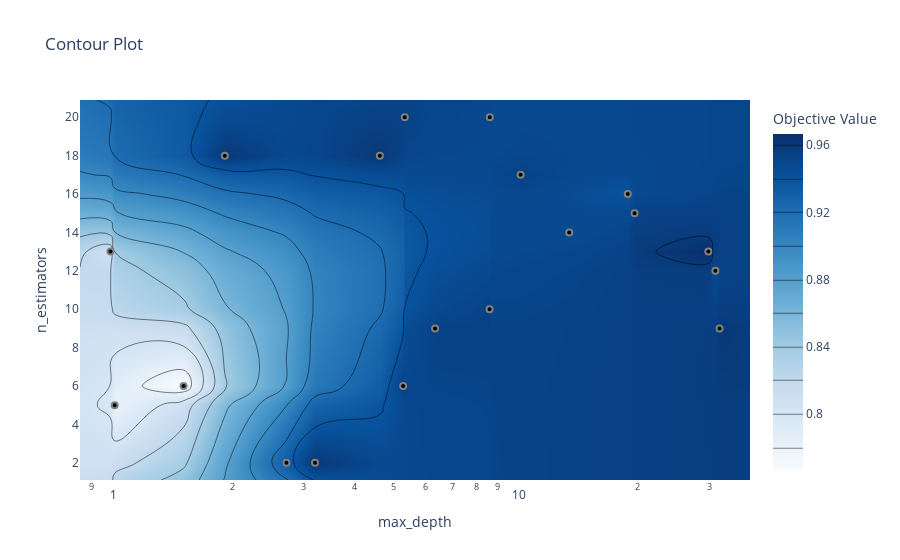

Notebook cell for this chart:
### Code cell
optuna.visualization.plot_contour(study, params=['n_estimators', 'max_depth'])

### Figure 1 — Plotly figure (JSON) as saved in the notebook; plotly's stock layout.template omitted (floating-point values rounded to 4 significant figures; data arrays with more than 128 entries replaced by an {"elided": "..."} marker saying what was removed)
{"data": [{"colorbar": {"title": {"text": "Objective Value"}}, "colorscale": [[0, "rgb(247,251,255)"], [0.125, "rgb(222,235,247)"], [0.25, "rgb(198,219,239)"], [0.375, "rgb(158,202,225)"], [0.5, "rgb(107,174,214)"], [0.625, "rgb(66,146,198)"], [0.75, "rgb(33,113,181)"], [0.875, "rgb(8,81,156)"], [1, "rgb(8,48,107)"]], "connectgaps": true, "contours": {"coloring": "heatmap"}, "hoverinfo": "none", "line": {"smoothing": 1.3}, "reversescale": false, "type": "contour", "x": [0.8414, 1.0, 1.025, 1.515, 1.915, 2.719, 3.198, 4.621, 5.276, 5.324, 6.325, 8.618, 8.631, 10.28, 13.55, 18.9, 19.64, 29.86, 31.09, 31.83, 37.84], "y": [1.1, 2, 5, 6, 9, 10, 12, 13, 14, 15, 16, 17, 18, 20, 20.9], "z": {"elided": "15x21 float values"}}, {"marker": {"color": "black", "line": {"color": "Grey", "width": 2}}, "mode": "markers", "showlegend": false, "type": "scatter", "x": [2.719, 10.28, 4.621, 1.915, 3.198, 5.276, 29.86, 31.83, 31.09, 1.0, 13.55, 8.631, 19.64, 6.325, 5.324, 18.9, 8.618, 1.025, 1.515], "y": [2, 17, 18, 18, 2, 6, 13, 9, 12, 13, 14, 20, 15, 9, 20, 16, 10, 5, 6]}], "layout": {"title": {"text": "Contour Plot"}, "xaxis": {"range": [-0.075, 1.578], "title": {"text": "max_depth"}, "type": "log"}, "yaxis": {"range": [1.1, 20.9], "title": {"text": "n_estimators"}}}}
